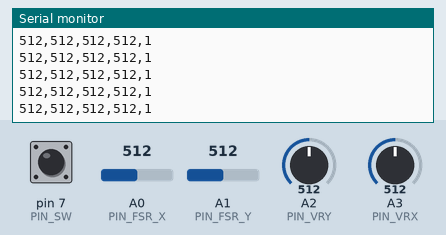
This sketch was run on a simulated Arduino Uno, built with avr-gcc and run on an emulated ATmega328P. Parts: the last lines printed to the serial monitor. Wiring (inferred from the names in the program): ADXL345 accelerometer at I2C address 0x53. Inputs (shaded band) come from the test bench; at power-on: A0 (PIN_FSR_X) = 512, A1 (PIN_FSR_Y) = 512, A2 (PIN_VRY) = 512, A3 (PIN_VRX) = 512, pin 7 (PIN_SW) HIGH.

Above: at 1.2 s.
1.3 s: A0 (PIN_FSR_X) set to 716
At 1.9 s:
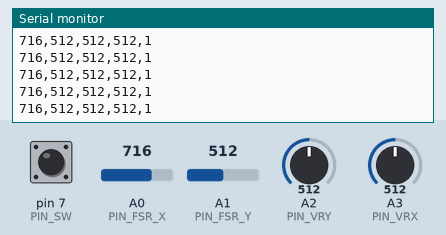
2.8 s: A1 (PIN_FSR_Y) set to 716
At 3.3 s:
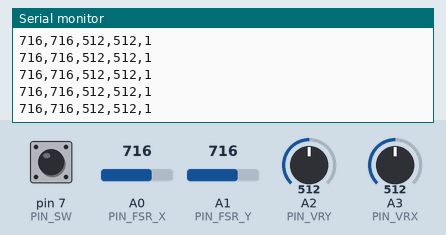
4.3 s: A2 (PIN_VRY) set to 716
At 5.2 s:
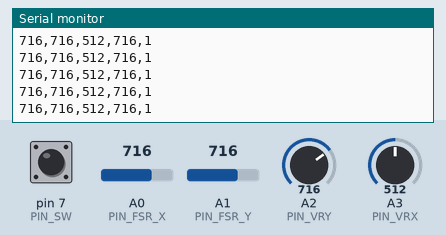
5.8 s: A3 (PIN_VRX) set to 716
At 6.3 s:
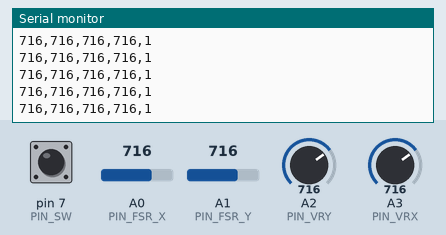
7.3 s: pin 7 (PIN_SW) pulled LOW for 0.15 s
8.9 s: A0 (PIN_FSR_X) set to 992
At 9.7 s:
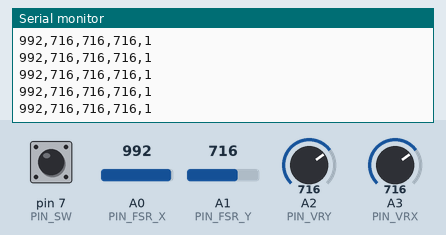
Timing chart, 0 to 11.4 s (numbered marks = the images above; inputs shaded):
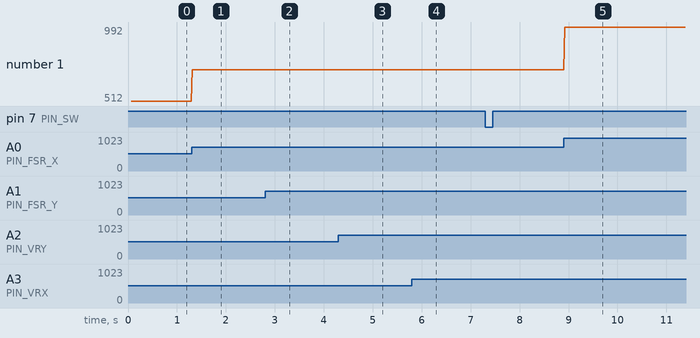

The sketch:

grupo-04-2025-atrapameSiPuedes-v2.ino
```cpp
// incluye las clases acelerometro, sensor fuerza y joystick
#include "Acelerometro.h"
#include "SensorFuerza.h"
#include "Joystick.h"

// declaracion adelantada de acelerometro
void escribirRegistroADXL(byte reg, byte valor);

// instancias
Acelerometro acel;
SensorFuerza sensorX;
SensorFuerza sensorY;
Joystick joystick;

// pines FSR
const int PIN_FSR_X = A0;
const int PIN_FSR_Y = A1;

// pines Joystick
const int PIN_VRX = A3;
const int PIN_VRY = A2;
const int PIN_SW  = 7;

const int UMBRAL_PRESION = 300;
bool acelerometroActivo = false;

void setup() {
  Serial.begin(115200);

// configuramos los pines del sensor
  sensorX.configurar(PIN_FSR_X);
  sensorY.configurar(PIN_FSR_Y);

// configuramos los pines del joystick
  joystick.configurar(PIN_VRX, PIN_VRY, PIN_SW);

// iniciamos acelerometro
  acel.iniciar();
  escribirRegistroADXL(0x2D, 0x00);  // standby
  acelerometroActivo = false;
}

void loop() {

  // lee sensores FSR
  sensorX.leer();
  sensorY.leer();

  int valorX = sensorX.valorCrudo;
  int valorY = sensorY.valorCrudo;

  // lee Joystick
  joystick.leer();

  // activacion del acelerometro basada en FSR
  if (!acelerometroActivo && (valorX > UMBRAL_PRESION || valorY > UMBRAL_PRESION)) {
    escribirRegistroADXL(0x2D, 0x08);
    acelerometroActivo = true;
  }

  if (acelerometroActivo && (valorX <= UMBRAL_PRESION && valorY <= UMBRAL_PRESION)) {
    escribirRegistroADXL(0x2D, 0x00);
    acelerometroActivo = false;
  }

  // ENVÍO FINAL A P5.JS
  Serial.print(valorX); Serial.print(",");
  Serial.print(valorY); Serial.print(",");
  Serial.print(joystick.valorX); Serial.print(",");
  Serial.print(joystick.valorY); Serial.print(",");
  Serial.println(joystick.boton);

  delay(20);
}
```

Acelerometro.cpp
```cpp
#include <Arduino.h>
#include <Wire.h>
#include <Adafruit_Sensor.h>
#include "Acelerometro.h"

// Escribir directamente un registro al ADXL345 usando I2C
void escribirRegistroADXL(byte reg, byte valor) {
  Wire.beginTransmission(0x53); // dirección I2C del ADXL345
  Wire.write(reg);
  Wire.write(valor);
  Wire.endTransmission();
}

Acelerometro::Acelerometro()
  : acelerometro(Adafruit_ADXL345_Unified(12345)),
    xCruda(0), yCruda(0), zCruda(0),
    xAbsoluta(0), yAbsoluta(0), zAbsoluta(0),
    movimientoTotal(0),
    magnitud(0),
    movimientoDinamico(0) {}

bool Acelerometro::iniciar() {
  if (!acelerometro.begin()) {
    return false;
  }

  // DESACTIVAR AUTO-SLEEP Y ACTIVAR MODO MEASURE SIEMPRE
  escribirRegistroADXL(0x2D, 0x08); // POWER_CTL — modo MEASURE
  escribirRegistroADXL(0x25, 0x00); // THRESH_INACT — sin inactividad
  escribirRegistroADXL(0x26, 0x00); // TIME_INACT — sin tiempo inactivo
  escribirRegistroADXL(0x27, 0x00); // ACT_INACT_CTL — desactivar detección

  // Opcional: configuramos rango
  acelerometro.setRange(ADXL345_RANGE_16_G);

  imprimirDetallesSensor();
  return true;
}

void Acelerometro::imprimirDetallesSensor() {
  sensor_t sensor;
  acelerometro.getSensor(&sensor);

  Serial.println("------------------------------------");
  Serial.print("Sensor:       "); Serial.println(sensor.name);
  Serial.print("Driver Ver:   "); Serial.println(sensor.version);
  Serial.print("Unique ID:    "); Serial.println(sensor.sensor_id);
  Serial.print("Max Value:    "); Serial.print(sensor.max_value); Serial.println(" m/s^2");
  Serial.print("Min Value:    "); Serial.print(sensor.min_value); Serial.println(" m/s^2");
  Serial.print("Resolution:   "); Serial.print(sensor.resolution); Serial.println(" m/s^2");
  Serial.println("------------------------------------");
  Serial.println("");
  delay(50);
}

void Acelerometro::imprimirTasaDatos() {
  Serial.print("Tasa de datos: ");
  switch (acelerometro.getDataRate()) {
    case ADXL345_DATARATE_100_HZ: Serial.println("100 Hz"); break;
    default: Serial.println("otro"); break;
  }
}

void Acelerometro::imprimirRango() {
  Serial.print("Rango: +/- ");
  switch (acelerometro.getRange()) {
    case ADXL345_RANGE_16_G: Serial.println("16 g"); break;
    default: Serial.println("?"); break;
  }
}

void Acelerometro::leer() {
  sensors_event_t evento;
  acelerometro.getEvent(&evento);

  xCruda = evento.acceleration.x;
  yCruda = evento.acceleration.y;
  zCruda = evento.acceleration.z;

  xAbsoluta = fabs(xCruda);
  yAbsoluta = fabs(yCruda);
  zAbsoluta = fabs(zCruda);

  movimientoTotal = xAbsoluta + yAbsoluta + zAbsoluta;

  magnitud = sqrt(xCruda*xCruda + yCruda*yCruda + zCruda*zCruda);

  const float G = 9.81f;
  movimientoDinamico = fabs(magnitud - G);
}
```

Acelerometro.h
```cpp
#ifndef ACELEROMETRO_H
#define ACELEROMETRO_H

#include <Adafruit_ADXL345_U.h>

class Acelerometro {
public:
  Acelerometro();

  bool iniciar();

  void imprimirDetallesSensor();
  void imprimirTasaDatos();
  void imprimirRango();
  void leer();

  float obtenerXAbsoluta() const { return xAbsoluta; }
  float obtenerYAbsoluta() const { return yAbsoluta; }
  float obtenerZAbsoluta() const { return zAbsoluta; }
  float obtenerMovimientoTotal() const { return movimientoTotal; }

  float obtenerMovimientoDinamico() const { return movimientoDinamico; }
  bool estaAgitado(float umbral = 1.5f) const { return movimientoDinamico > umbral; }

private:
  Adafruit_ADXL345_Unified acelerometro;

  float xCruda, yCruda, zCruda;
  float xAbsoluta, yAbsoluta, zAbsoluta;
  float movimientoTotal;

  float magnitud;
  float movimientoDinamico;
};

#endif
```

Joystick.cpp
```cpp
#include "Joystick.h"
#include <Arduino.h>

Joystick::Joystick()
    : valorX(0), valorY(0), boton(1),
      _pinVRX(A3), _pinVRY(A2), _pinSW(7) {}   // definimos los pines

void Joystick::configurar(int pinVRX, int pinVRY, int pinSW) {   // configuramos los pines
    _pinVRX = pinVRX;
    _pinVRY = pinVRY;
    _pinSW = pinSW;

    pinMode(_pinSW, INPUT_PULLUP);
}

void Joystick::leer() {
    valorX = analogRead(_pinVRX);
    valorY = analogRead(_pinVRY);
    boton = digitalRead(_pinSW);  // 1 = suelto, 0 = apretado
}
```

Joystick.h
```cpp
#ifndef JOYSTICK_H
#define JOYSTICK_H

#include <Arduino.h>

class Joystick {     // definimos la clase joystick
public:
    Joystick();
    void configurar(int pinVRX, int pinVRY, int pinSW);  // guarda en que patita se encuentra los valores del joystick
    void leer();    // declara la funcion para leer el joystick

    int valorX;
    int valorY;
    int boton;

private:
    int _pinVRX;
    int _pinVRY;
    int _pinSW;
};

#endif
```

SensorFuerza.cpp
```cpp
#include "SensorFuerza.h"
// incluye el .h de SensorFuerza

SensorFuerza::SensorFuerza() {} //constructor

SensorFuerza::~SensorFuerza() {} // destructor

void SensorFuerza::configurar(int nuevaPatita) { // aqui se configura el sensor
  SensorFuerza::patita = nuevaPatita;
  pinMode(SensorFuerza::patita, INPUT);  // pin donde se encuentra el sensor
}

void SensorFuerza::leer() {   // funcion para leer el sensor
  SensorFuerza::valorCrudo = analogRead(SensorFuerza::patita);  // guarda el valor de la presion del sensor
                                                                // y cada vez que se llama .leer, se actualiza el valor
}
```

SensorFuerza.h
```cpp
#ifndef SENSOR_FUERZA_H // si no esta Sensor fuerza definido
#define SENSOR_FUERZA_H // aqui lo definimos

#include <Arduino.h>  // incluimos las funciones basicas de arduino

class SensorFuerza {     // definimos la clase sensor fuerza
public:
  SensorFuerza();  // constructor
  ~SensorFuerza(); // destructor

  void configurar(int nuevaPatita); // guarda en que pin se encuentra el sensor
  void leer();  // declara la funcion para leer el sensor

  int patita;       // guarda el numero del pin (A0,A1)
  int valorCrudo;   // guarda el numero del sensor, entre 0 a 1023 (segun presion)
  int valorMapeado;
};

#endif
```

Measured:
- after the input at 1.3 s, the serial monitor: prints a new line at once (image 1)
- after the input at 2.8 s, the serial monitor: prints a new line at once (image 2)
- after the input at 4.3 s, the serial monitor: prints a new line at once (image 3)
- after the input at 5.8 s, the serial monitor: prints a new line at once (image 4)
- after the input at 8.9 s, the serial monitor: prints a new line at once (image 5)
- plotted number 1: 512 → 716 after the input at 1.3 s, 716 → 992 after the input at 8.9 s
